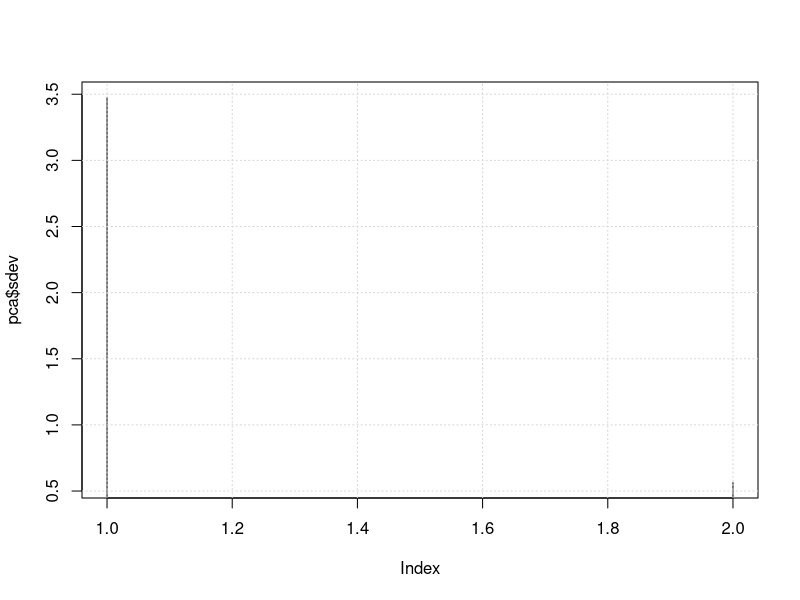

This chart was generated by the following R code:
arr <- matrix(c(
  126, 38,
  128, 40,
  128, 42,
  130, 42,
  130, 44,
  132, 46
), ncol = 2, byrow = TRUE)
# prcomp centers the columns and uses sample variance, matching sklearn PCA defaults # nolint
pca <- prcomp(arr, center = TRUE, scale. = FALSE)
# The first principal component scores (equivalent to arr_pca)
arr_pca <- pca$x[, 1, drop = FALSE]
# sklearn stores components as rows; prcomp stores them as columns
components <- t(pca$rotation[, 1, drop = FALSE])
explained_variance <- pca$sdev[1]^2
explained_variance_ratio <- explained_variance / sum(pca$sdev^2)
plot(pca$sdev, type = "h")
grid()
cat("pca.components_.shape ", paste(dim(components), collapse = " "), "\n")
cat("pca.components_ ", components, "\n")
cat("pca.explained_variance_ ", explained_variance, "\n")
cat("pca.explained_variance_ratio_ ", explained_variance_ratio, "\n")
